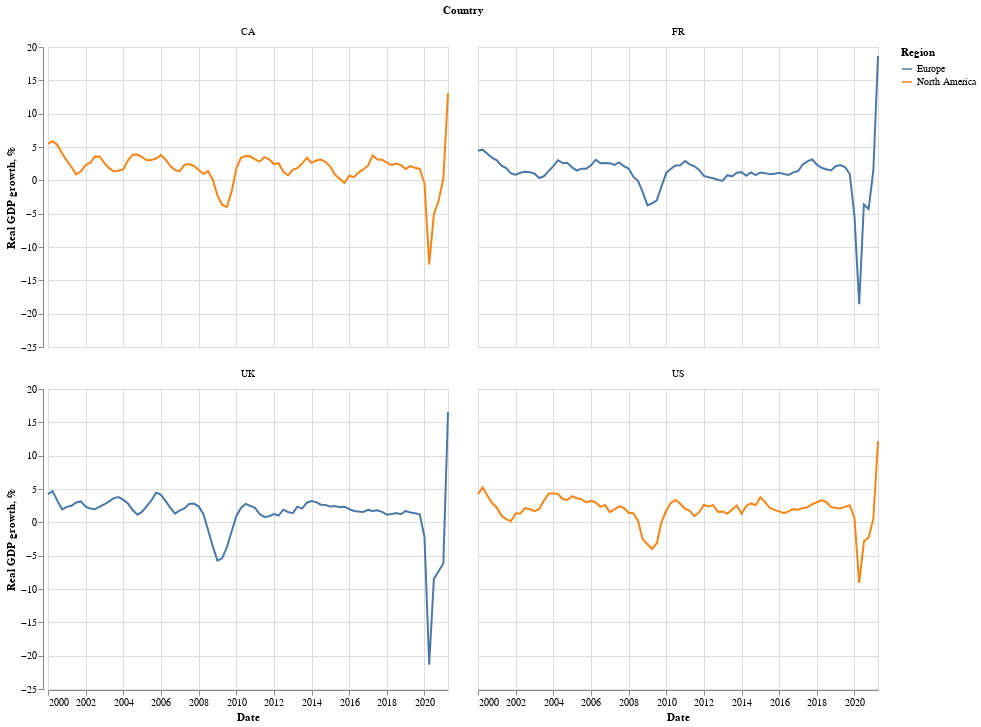

The notebook cell saved with this chart:
### Markdown cell above
Note that `:N` tells **altair** to treat the variable preceeding the colon as a nominal value, ditto `:Q` for quantitative values. Most of the time **altair** will guess what you need, but it's easy to specify it if you need to. More complex combinations of chart arrangements may be achieved with the `alt.hconcat` and `alt.vconcat` functions.

Let's now return to some of our favourite examples and see how they look in **altair**.

### Code cell
alt.Chart(tidy_df).mark_line().encode(
    x="Date:T",
    y="Real GDP growth, %",
    color="Region:N",
    facet=alt.Facet("Country:N", columns=2),
)

### Figure 1 — Vega-Lite specification as saved in the notebook (floating-point values rounded to 4 significant figures; data arrays with more than 128 entries replaced by an {"elided": "..."} marker saying what was removed)
{"config": {"view": {"continuousWidth": 400, "continuousHeight": 300}}, "data": {"name": "data-dbb09c7b52305ba126fae472a6525db7"}, "mark": "line", "encoding": {"color": {"type": "nominal", "field": "Region"}, "facet": {"type": "nominal", "columns": 2, "field": "Country"}, "x": {"type": "temporal", "field": "Date"}, "y": {"type": "quantitative", "field": "Real GDP growth, %"}}, "$schema": "https://vega.github.io/schema/vega-lite/v4.8.1.json", "datasets": {"data-dbb09c7b52305ba126fae472a6525db7": {"elided": "344 records"}}}
